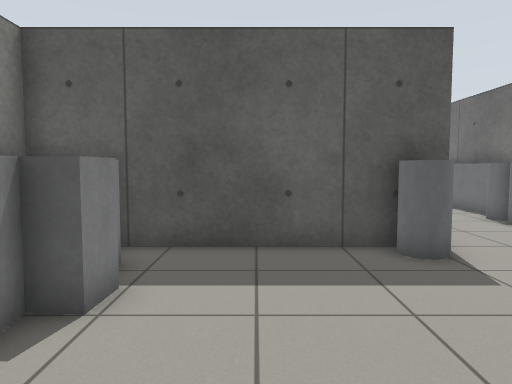
View 1 (above)

16 first-person views from a walk through a Gazebo world. The camera is 0.94 m above the floor, tilts 4° down and sees 70° across. The floor is counted in squares, 0.5 m on a side. Each view is taken from the middle of a square. On the plan, view 1 faces up. The plan holds only what a view shows up to about 18 squares ahead; the rest is blank.

View 2
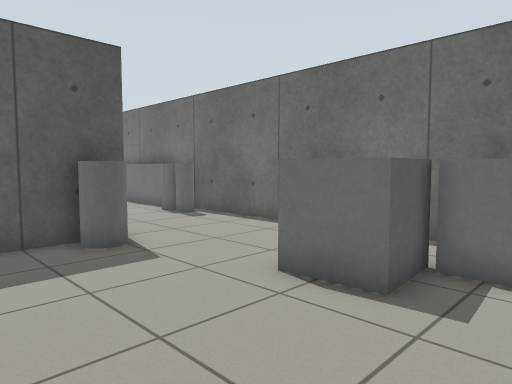

View 3
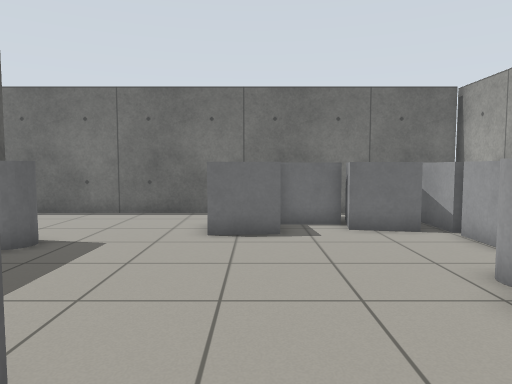

View 4
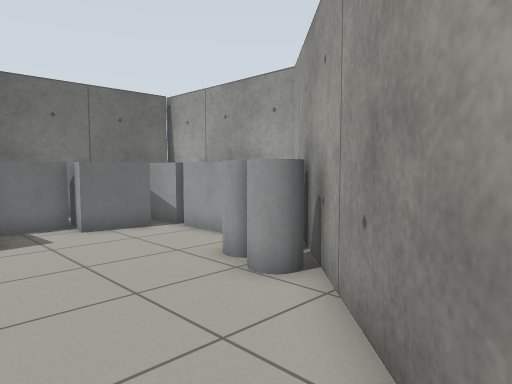

View 5
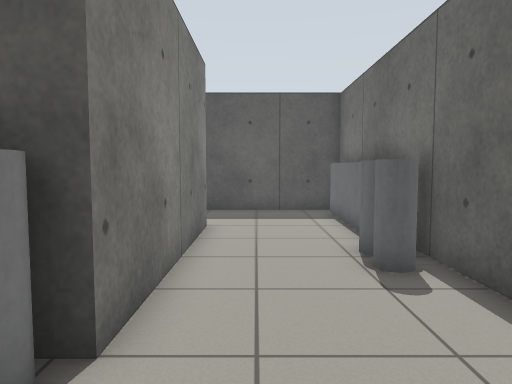

View 6
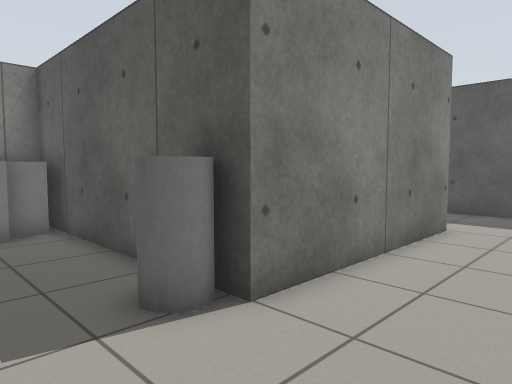

View 7
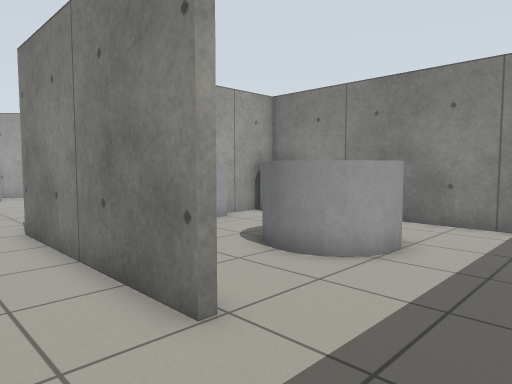

View 8
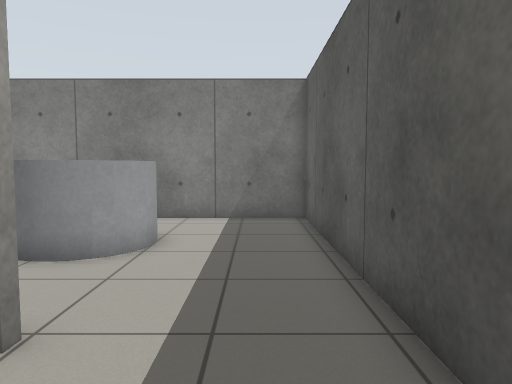

View 9
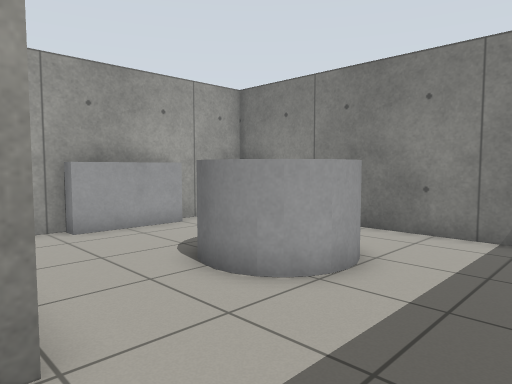

View 10
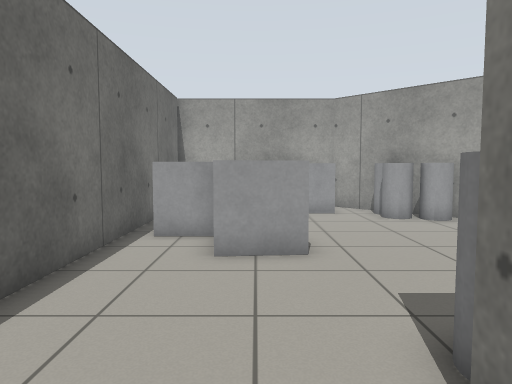

View 11
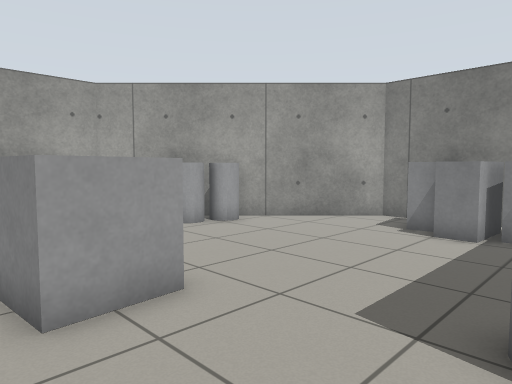

View 12
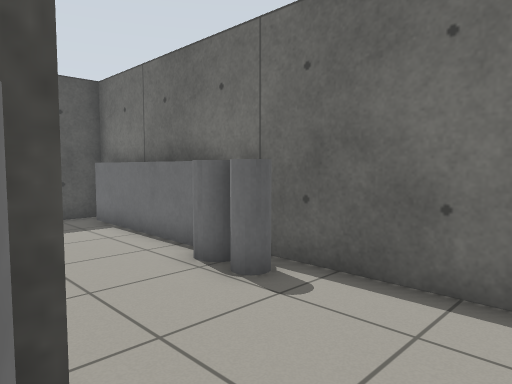

View 13
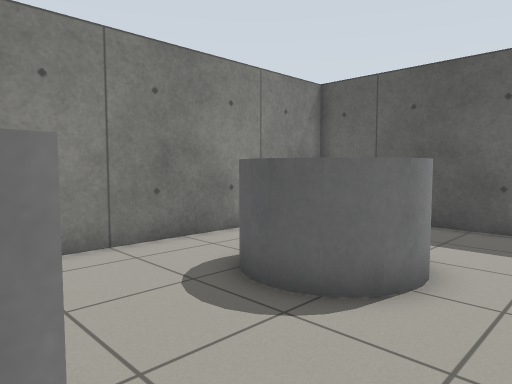

View 14
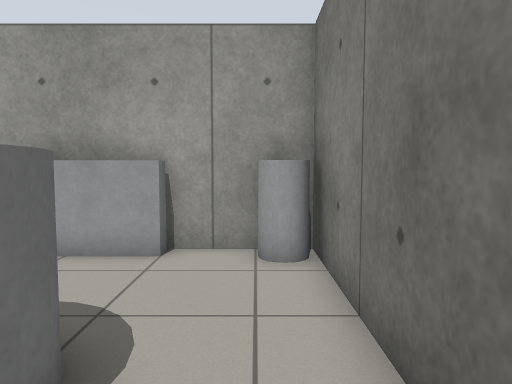

View 15
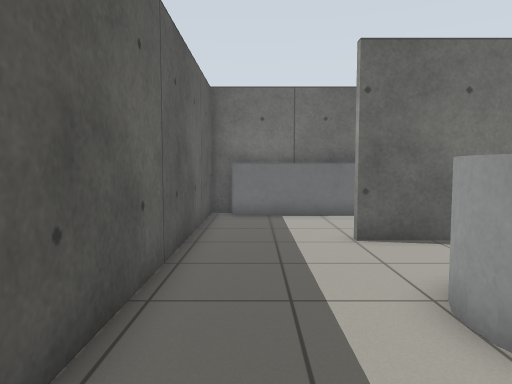

View 16
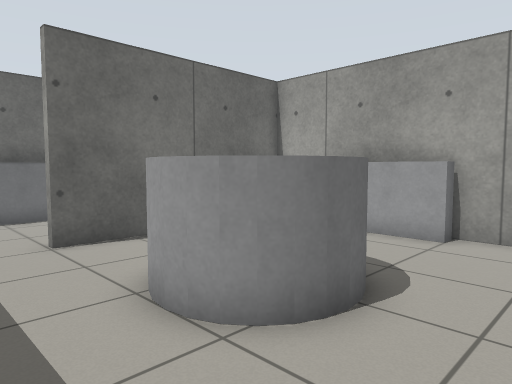

### Floor plan
Points are (right, up) in squares from view 1. A wall is a line through its corners. A room is listed if a view was taken in it or the views show most of it. See-through windows are left out.
Room 1 (views 1, 2, 3, 4, 5, 6, 7, 8, 9, 10, 11, 12, 13, 14, 15, 16)
walls: (1.4, 8.7) (4.1, 8.7) (4.1, 16.5); (-1.4, 8.4) (-4.5, 8.4); (-4.5, 8.7) (-1.4, 8.7); (4.4, 16.5) (4.4, 8.4) (1.4, 8.4); (-5.3, 5.6) (-5.3, 1.6) (2.4, -6.1) (10, -6.1); (9.6, -6) (9.6, 20.8) (-5.3, 20.8) (-5.3, 10.6)
objects: grey box (-5, 4) to (-3, 4); grey box (-5, 7) to (-3, 8); grey cylinder (-5, 9) to (-5, 10); grey box (-4, 5) to (-2, 5); grey box (-4, 6) to (-3, 7); grey cylinder (-2, 13) to (1, 16); grey cylinder (-1, -2) to (0, -2); grey box (-1, 9) to (1, 9); grey cylinder (0, -4) to (1, -3); grey cylinder (1, -2); grey box (3, -5) to (4, -4); grey cylinder (3, 8) to (4, 8); grey box (5, -4) to (7, -4); grey box (5, 1) to (7, 3); grey box (6, -3) to (8, -1); grey box (7, 0) to (9, 1); grey cylinder (8, 12); grey cylinder (9, 12) to (9, 13); grey box (9, 14) to (9, 20)

Where each view was taken, in squares from view 1:
view 1: 0 up, 0 right, facing up
view 2: 1 down, 0 right, facing up-right
view 3: 2 up, 5 left, facing right
view 4: 3 up, 5 left, facing down-right
view 5: 5 up, 6 right, facing up
view 6: 5 up, 8 right, facing up-left
view 7: 20 up, 7 right, facing down-left
view 8: 19 up, 8 right, facing left
view 9: 20 up, 5 right, facing down-left
view 10: 11 up, 6 right, facing down
view 11: 8 up, 8 right, facing down-left
view 12: 7 up, 4 right, facing up-right
view 13: 9 up, 3 right, facing up-left
view 14: 17 up, 4 left, facing down
view 15: 19 up, 5 left, facing right
view 16: 19 up, 5 left, facing down-right
